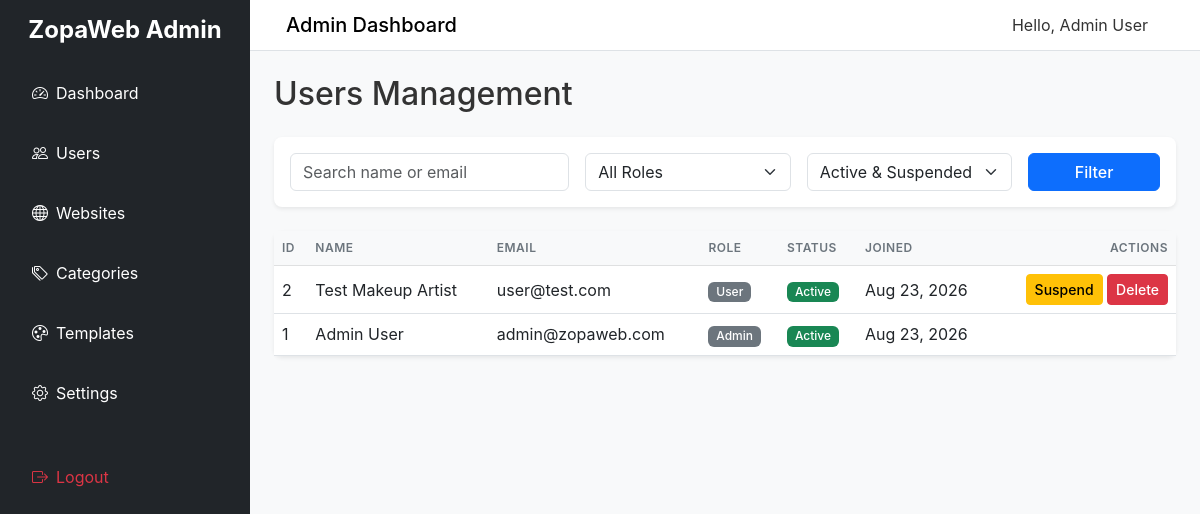
The page /admin/users.php (signed in) on the database its author committed.
### tables this page shows
CREATE TABLE `users` (
  `id` int(11) NOT NULL AUTO_INCREMENT,
  `role` enum('admin','user','creator') NOT NULL DEFAULT 'user',
  `name` varchar(255) NOT NULL,
  `email` varchar(255) NOT NULL,
  `phone` varchar(50) DEFAULT NULL,
  `password_hash` varchar(255) NOT NULL,
  `status` enum('active','suspended','deleted') NOT NULL DEFAULT 'active',
  `email_verified` tinyint(1) NOT NULL DEFAULT 0,
  `phone_verified` tinyint(1) NOT NULL DEFAULT 0,
  `last_login_at` datetime DEFAULT NULL,
  `created_at` datetime NOT NULL DEFAULT current_timestamp(),
  `updated_at` datetime NOT NULL DEFAULT current_timestamp() ON UPDATE current_timestamp(),
  `deleted_at` datetime DEFAULT NULL,
  PRIMARY KEY (`id`),
  UNIQUE KEY `email` (`email`)
);

### includes/security.php (called while the page is built, shortened)
<?php
function escape($string) {
    return htmlspecialchars($string, ENT_QUOTES, 'UTF-8');
}

### admin/users.php (the view, shortened to what this page needs)
<?php
require_once __DIR__ . '/../includes/security.php';
$pdo = getDB();
$search = $_GET['search'] ?? '';
$status_filter = $_GET['status'] ?? '';
$query = "SELECT id, name, email, role, status, created_at, deleted_at FROM users WHERE 1=1";
$params = [];
if ($status_filter) {
    if ($status_filter === 'deleted') {
        $query .= " AND deleted_at IS NOT NULL";
    } else {
        $query .= " AND status = ? AND deleted_at IS NULL";
        $params[] = $status_filter;
    }
} else {
    $query .= " AND deleted_at IS NULL";
}
$query .= " ORDER BY id DESC";
$stmt = $pdo->prepare($query);
$stmt->execute($params);
$users = $stmt->fetchAll();
?>
<?php require_once __DIR__ . '/../includes/admin_header.php'; ?>
<div class="d-flex justify-content-between align-items-center mb-4">
    <h2 class="mb-0">Users Management</h2>
</div>
<div class="card mb-4 border-0 shadow-sm">
    <div class="card-body">
        <form method="GET" action="" class="row g-3">
            <div class="col-md-4">
                <input type="text" name="search" class="form-control" placeholder="Search name or email" value="<?= escape($search) ?>">
            </div>
            <div class="col-md-3">
                <select name="role" class="form-select">
                    <option value="">All Roles</option>
                </select>
            </div>
            <div class="col-md-3">
                <select name="status" class="form-select">
                    <option value="">Active & Suspended</option>
                </select>
            </div>
            <div class="col-md-2">
                <button type="submit" class="btn btn-primary w-100">Filter</button>
            </div>
        </form>
    </div>
</div>
<div class="card border-0 shadow-sm">
    <div class="card-body p-0">
        <div class="table-responsive">
            <table class="table table-hover mb-0">
                <thead class="table-light">
                    <tr>
                        <th>ID</th>
                        <th>Name</th>
                        <th>Email</th>
                        <th>Role</th>
                        <th>Status</th>
                        <th>Joined</th>
                        <th class="text-end">Actions</th>
                    </tr>
                </thead>
                <tbody>
                    <?php if (count($users) > 0): ?>
                        <?php foreach ($users as $user): ?>
                            <tr>
                                <td><?= $user['id'] ?></td>
                                <td><?= escape($user['name']) ?></td>
                                <td><?= escape($user['email']) ?></td>
                                <td><span class="badge bg-secondary"><?= escape(ucfirst($user['role'])) ?></span></td>
                                <td>
                                    <?php if ($user['deleted_at']): ?>
                                        <span class="badge bg-danger">Deleted</span>
                                    <?php elseif ($user['status'] === 'active'): ?>
                                        <span class="badge bg-success">Active</span>
                                    <?php else: ?>
                                        <span class="badge bg-warning text-dark">Suspended</span>
                                    <?php endif; ?>
                                </td>
                                <td><?= date('M d, Y', strtotime($user['created_at'])) ?></td>
                                <td class="text-end">
                                    <?php if ($user['id'] !== $_SESSION['user_id']): ?>
                                        <form method="POST" action="" class="d-inline" onsubmit="return confirm('Are you sure?');">
                                            <?php if ($user['deleted_at']): ?>
                                                <button type="submit" name="action" value="restore" class="btn btn-sm btn-success">Restore</button>
                                            <?php else: ?>
                                                <?php if ($user['status'] === 'active'): ?>
                                                    <button type="submit" name="action" value="suspend" class="btn btn-sm btn-warning">Suspend</button>
                                                <?php else: ?>
                                                    <button type="submit" name="action" value="activate" class="btn btn-sm btn-success">Activate</button>
                                                <?php endif; ?>
                                                <button type="submit" name="action" value="delete" class="btn btn-sm btn-danger">Delete</button>
                                            <?php endif; ?>
                                        </form>
                                    <?php endif; ?>
                                </td>
                            </tr>
                        <?php endforeach; ?>
                    <?php else: ?>
                        <tr>
                            <td colspan="7" class="text-center py-4 text-muted">No users found.</td>
                        </tr>
                    <?php endif; ?>
                </tbody>
            </table>
        </div>
    </div>
</div>
<?php require_once __DIR__ . '/../includes/admin_footer.php'; ?>

### assets/css/style.css (style rules this page uses)
body { font-family: -apple-system, BlinkMacSystemFont, "Segoe UI", Roboto, "Helvetica Neue", Arial, sans-serif; background-color: #f8f9fa; color: #333; }
.card { border-radius: 0.5rem; box-shadow: 0 0.125rem 0.25rem rgba(0, 0, 0, 0.075); }
.badge { font-weight: 500; padding: 0.35em 0.65em; }
.table th { font-weight: 600; text-transform: uppercase; font-size: 0.75rem; letter-spacing: 0.5px; color: #6c757d; }
.table td { vertical-align: middle; }
.btn { font-weight: 500; }

### rows shown on the page
users: id "2", name "Test Makeup Artist", email "user@test.com", role "User", status "Active", created_at "Aug 23, 2026", shows "Delete"
users: id "1", name "Admin User", email "admin@zopaweb.com", role "Admin", status "Active", created_at "Aug 23, 2026"

### other values the page prints
$_SESSION['name'] "Admin User"
